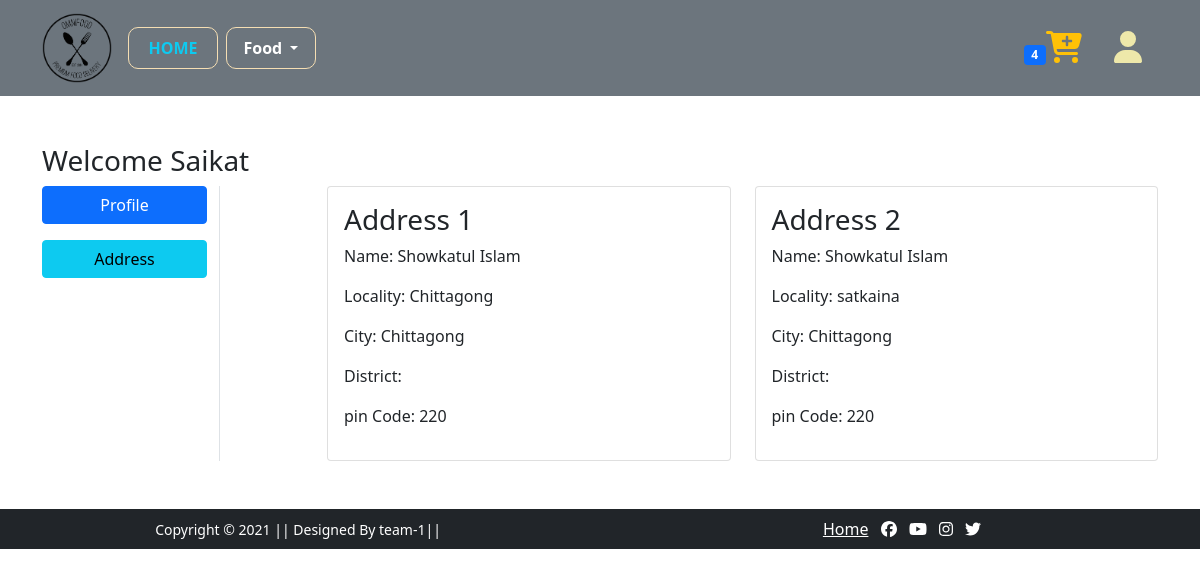
The page /address/ (signed in) on the database its author committed.
### app/models.py (models this page shows, shortened)
class Customer(models.Model):
    user=models.ForeignKey(User,on_delete=models.CASCADE)
    name=models.CharField(max_length=200)
    locality=models.CharField(max_length=200)
    zipcode=models.IntegerField()
    upazila=models.CharField(choices=choose,max_length=50)
    city=models.CharField(choices=citychoose,max_length=200)

### app/views.py (the view)
# urls.py: path('address/', address, name='address'),
def address(request):
    if request.user.is_authenticated:
        add=Customer.objects.filter(user=request.user)
        return render(request,'address.html',{'add':add,'active':'btn-info'})
    else:
        add=''
        return render(request,'address.html',{'add':add,'active':'btn-info'})

### app/templates/address.html (shortened to what this page needs)
{% extends 'base.html' %}
{% load static %}
{% block main-content %}
<div class="container my-5">
 <div class="row">
 <h3>Welcome <span class="text-capitalize">{{request.user}}</span></h3>
  <div class="col-sm-2 border-end">
   <ul class="list-unstyled">
    <li class="d-grid"><a href="{% url 'profile' %}" class="btn btn-primary mb-3">Profile</a></li>
    <li class="d-grid"><a href="{% url 'address' %}" class="btn {{active}}">Address</a></li>
   </ul>
  </div>
  <div class="col-sm-9 offset-sm-1">
   <div class="row">
    {% for ad in add %}
    <div class="col-sm-6">
     <div class="card">
      <div class="card-body">
       <h3>Address {{forloop.counter}}</h3>
       <p>Name: {{ad.name}} </p>
       <p>Locality: {{ad.locality}}</p>
       <p>City: {{ad.city}}</p>
       <p>District: {{ad.district}}</p>
       <p>pin Code: {{ad.zipcode}}</p>
      </div>
     </div>
    </div>
    {% endfor %}
   </div>
  </div>
 </div>
</div>
{% endblock main-content %}

### app/static/css/style.css (style rules this page uses)
html { scroll-behavior: smooth; }

### rows shown on the page
Customer: name "Showkatul Islam", locality "Chittagong", city "Chittagong", zipcode "220"
Customer: name "Showkatul Islam", locality "satkaina", city "Chittagong", zipcode "220"

### other values the page prints
{{ request.user }} "Saikat"
